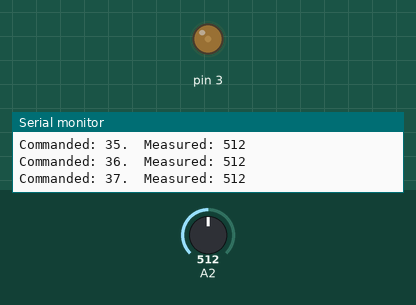
The sketch below on a simulated Arduino Uno, built with avr-gcc and run on an emulated ATmega328P. Parts: output pins drawn as LEDs (lit = HIGH), the last lines printed to the serial monitor. The test bench sets the inputs (shaded band); at power-on: A2 = 512.

Above: at 1.2 s.
1.3 s: A2 set to 105
At 3.37 s:
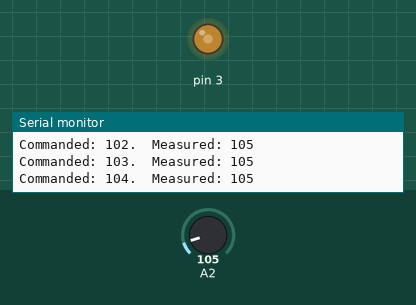
4.3 s: A2 set to 93
At 9.6 s:
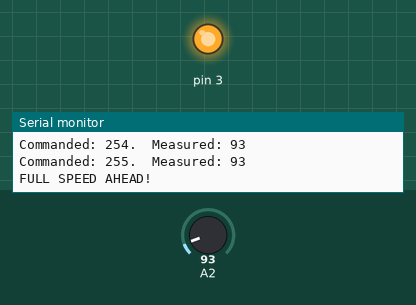
Timing chart, 0 to 13.3 s (numbered marks = the images above; inputs shaded):
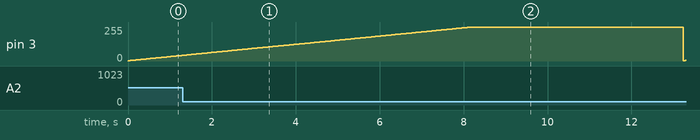

The sketch:

servomotor_test.ino
```cpp
//#include <digitalio.h>
int power = 0; // Motor power (up to 255)
int torque = 0; // Motor power (up to 255)
void setup() {
  // put your setup code here, to run once:
  Serial.begin(9600);      // open the serial port at 9600 bps
  analogReference(DEFAULT);
  pinMode(3,OUTPUT);
  pinMode(2,INPUT);
}

void loop() {
  // put your main code here, to run repeatedly:
analogWrite(3, power);
torque = analogRead(2);
Serial.print("Commanded: ");
Serial.print(power);
Serial.print(".  Measured: ");
Serial.println(torque);
power += 1;
if(power>=256){
  Serial.println("FULL SPEED AHEAD!");
  delay(5000);
  power=0;
}
/*if(torque>=210){
  analogWrite(3, 0);  // STOP!
  Serial.println("DANGER!!!");
  delay(1000);
  //power=0;
}*/
//delay (50);
}
```

Measured:
- the behaviour switches between 100 and 99 on A2 (found by bisection; images 1 and 2)
